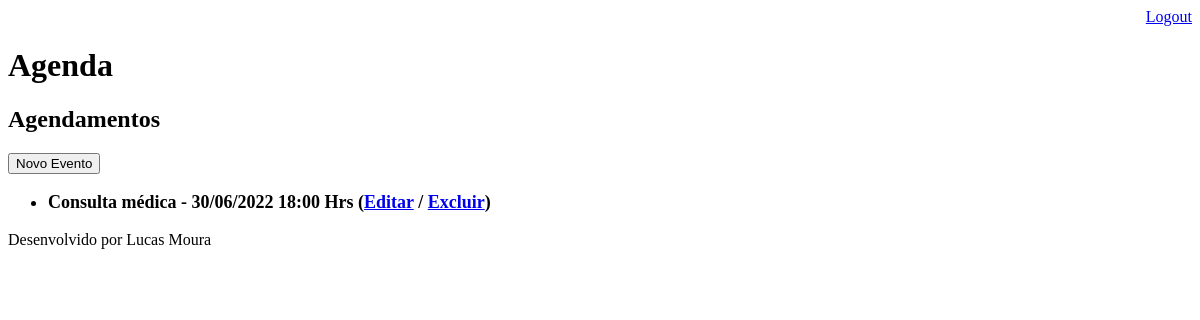
/index/ (signed in), run on an earlier commit of the app's database.
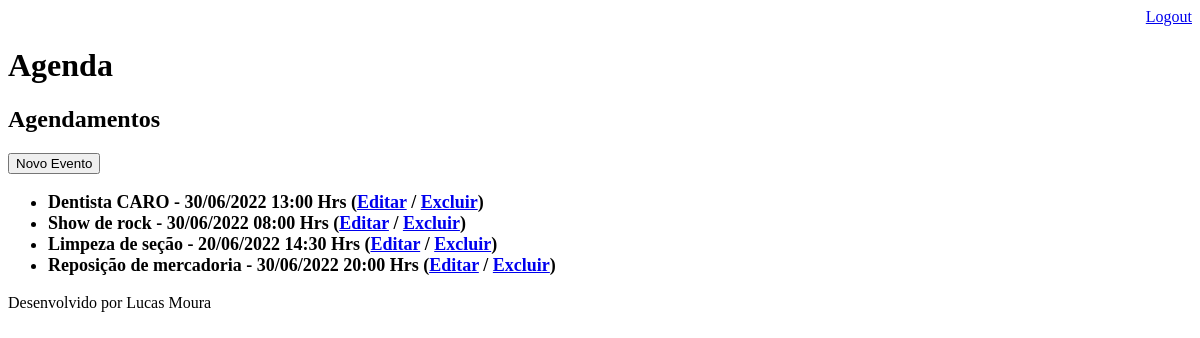
And on a later commit of the database.
### core/models.py (models this page shows, shortened)
class Evento(models.Model):
    titulo = models.CharField(max_length=100)
    descricao = models.TextField(blank=True, null=True)
    data_evento = models.DateTimeField(verbose_name='Data do Evento')
    data_criacao = models.DateTimeField(auto_now=True)
    usuario = models.ForeignKey(User, on_delete=models.CASCADE)
    class Meta:
        db_table = 'evento'
    def get_data_evento(self):
        return self.data_evento.strftime('%d/%m/%Y %H:%M Hrs')
    def get_evento_atrasado(self):
        if self.data_evento < datetime.now():
            return True
        else:
            return False

### core/views.py (the view)
# urls.py: path('index/', views.lista_eventos),
@login_required(login_url='/login/')
def lista_eventos(request):
  usuario = request.user
  data_atual = datetime.now() - timedelta(hours=1)
  evento = Evento.objects.filter(usuario = usuario,
                                 data_evento__gt=data_atual)
  dados = {'eventos': evento}
  return render(request, 'index.html', dados)

### templates/index.html (shortened to what this page needs)
{% extends "model-page.html" %}
{% block content %}
    <h2>Agendamentos</h2>
    <a href="evento/">
        <button type="button">Novo Evento</button>
    </a>
    <ul style="font-size: 18px">
        {% for evento in eventos %}
            <li><b>
                <div style=>
                    {{ evento.titulo }} - {{ evento.get_data_evento }}
                    (<a href="evento/?id={{ evento.id }}">Editar</a>
                    / <a href="evento/delete/{{ evento.id }}/">Excluir</a>)
                </div>
            </b></li>
        {% endfor %}
    </ul>
{% endblock %}

### templates/model-page.html
<!DOCTYPE html>
<html lang="en">
<head>
   {% include "model-header.html" %}
</head>
<body>
    {% block content %} {% endblock %}
    {% include "model-footer.html" %}
</body>
</html>

### templates/model-header.html (shortened to what this page needs)
        <div align="right">
            <a href="/logout">Logout</a>
        </div>
    <h1>Agenda</h1>

### templates/model-footer.html
<p>Desenvolvido por Lucas Moura</p>

What changed in the data, as far as the page shows it:
removed Evento: titulo "Consulta médica", get_data_evento "30/06/2022 18:00 Hrs"
added Evento: titulo "Dentista CARO", get_data_evento "30/06/2022 13:00 Hrs"
added Evento: titulo "Show de rock", get_data_evento "30/06/2022 08:00 Hrs"
added Evento: titulo "Limpeza de seção", get_data_evento "20/06/2022 14:30 Hrs"
added Evento: titulo "Reposição de mercadoria", get_data_evento "30/06/2022 20:00 Hrs"
